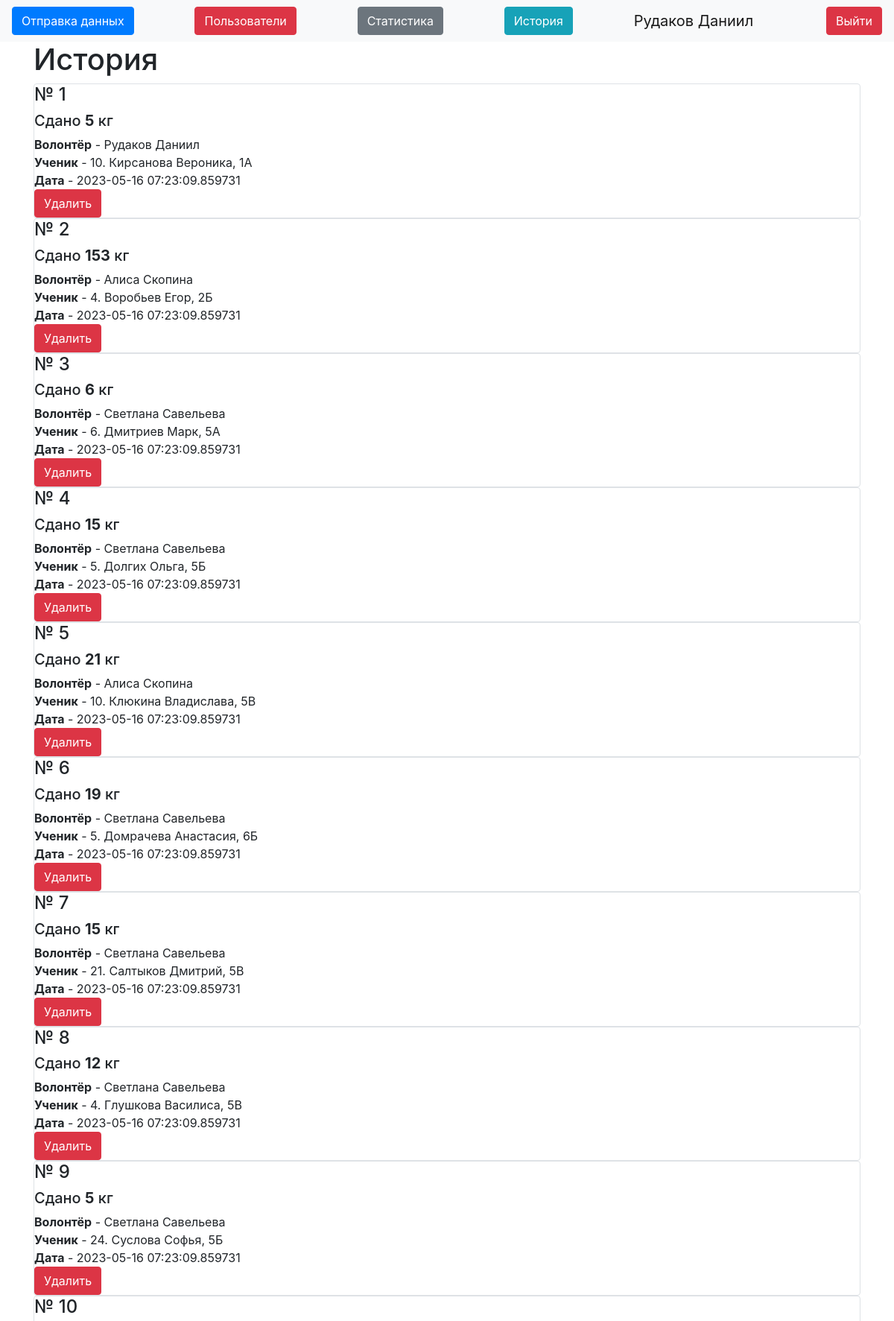
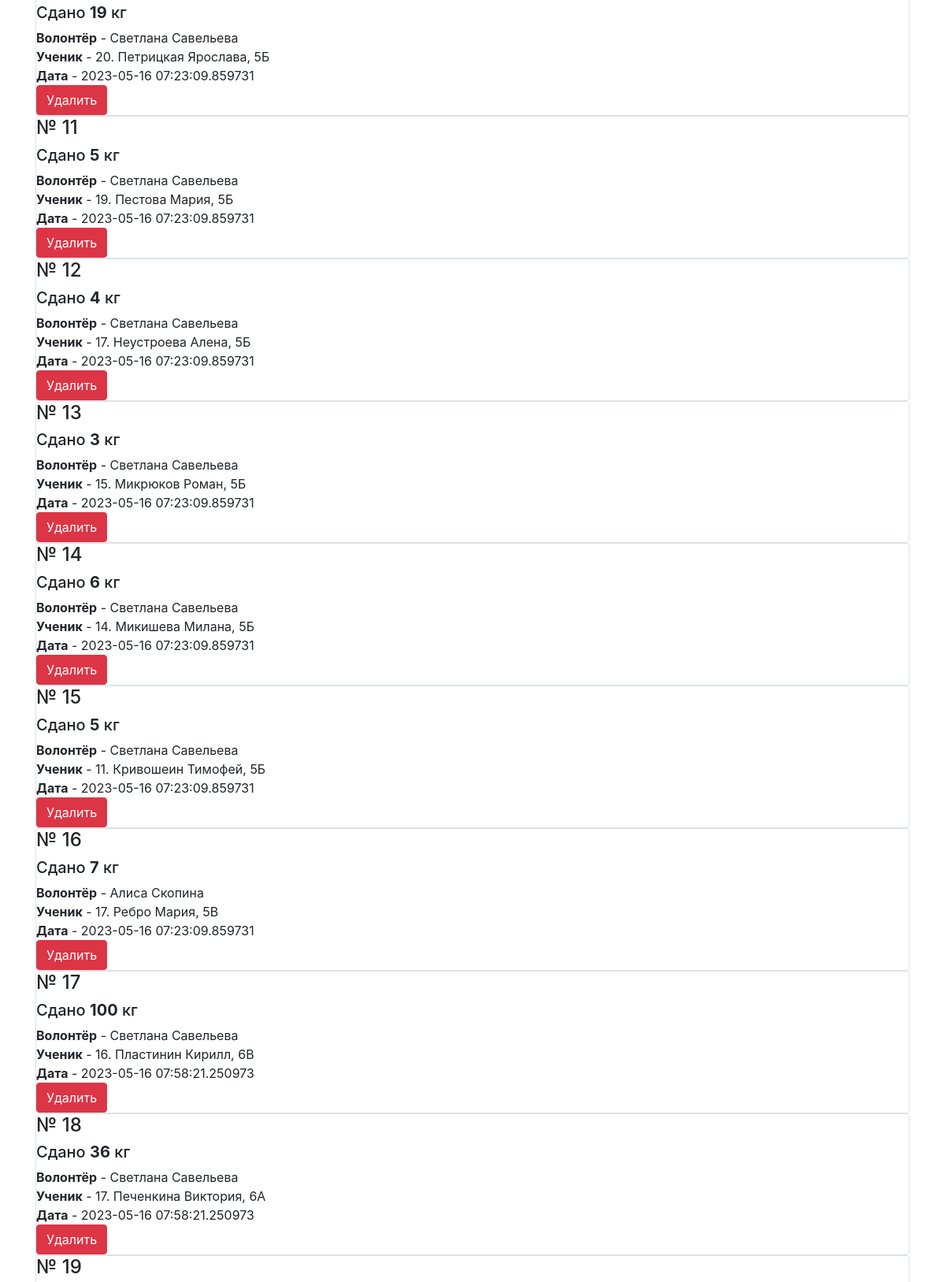
Screenshot of /history (signed in, upper part) with the database file from the repository (2 pictures, top to bottom).
### data/users.py (models this page shows, shortened)
class User(SqlAlchemyBase, UserMixin):
    __tablename__ = 'users'
    id = sqlalchemy.Column(sqlalchemy.Integer,
                           primary_key=True, autoincrement=True)
    name = sqlalchemy.Column(sqlalchemy.String, nullable=True)
    about = sqlalchemy.Column(sqlalchemy.String, nullable=True)
    email = sqlalchemy.Column(sqlalchemy.String,
                              index=True, unique=True, nullable=True)
    hashed_password = sqlalchemy.Column(sqlalchemy.String, nullable=True)
    is_admin = sqlalchemy.Column(sqlalchemy.Boolean)
    got = sqlalchemy.Column(sqlalchemy.Integer, default=0)
    got_pupils = sqlalchemy.Column(sqlalchemy.Integer, default=0)
    kilograms = orm.relationship("Kilograms", back_populates='user')

### data/kilograms.py (models this page shows)
class Kilograms(SqlAlchemyBase):
    __tablename__ = 'kilograms'
    id = sqlalchemy.Column(sqlalchemy.Integer,
                           primary_key=True, autoincrement=True)
    value = sqlalchemy.Column(sqlalchemy.Integer)
    created_date = sqlalchemy.Column(sqlalchemy.DateTime,
                                     default=(datetime.datetime.now() + datetime.timedelta(hours=3)))
    user_id = sqlalchemy.Column(sqlalchemy.Integer,
                                sqlalchemy.ForeignKey("users.id"))
    pupil_id = sqlalchemy.Column(sqlalchemy.Integer, sqlalchemy.ForeignKey("Pupils.id"))
    user = orm.relationship('User')
    pupil = orm.relationship("Pupils")

### data/Pupils.py (models this page shows)
class Pupils(SqlAlchemyBase):
    __tablename__ = 'Pupils'
    id = sqlalchemy.Column(sqlalchemy.Integer, autoincrement=True, primary_key=True)
    name = sqlalchemy.Column(sqlalchemy.String)
    value = sqlalchemy.Column(sqlalchemy.Integer, default=0)
    grade = sqlalchemy.Column(sqlalchemy.String)
    kilo = orm.relationship("Kilograms", back_populates="pupil")

### server.py (the view)
@app.route("/history")
def history():
    db_sess = db_session.create_session()
    kilo = db_sess.query(Kilograms)
    db_sess.close()
    return render_template("history.html", kilo=kilo)

### data/db_session.py (called while the page is built)
def create_session() -> Session:
    global __factory
    return __factory()

### server.py (called while the page is built)
@login_manager.user_loader # Декоратор для авторизации пользователей
def load_user(user_id):
    db_sess = db_session.create_session()
    user_id = db_sess.query(User).get(user_id)
    db_sess.close()
    return user_id

### templates/history.html
{% extends "base.html" %}
{% block content %}
{% if current_user.is_authenticated %}
<h1 xmlns="http://www.w3.org/1999/html">История</h1>
{% for item in kilo%}
<div class="col-md6 border rounded">
    <h4>№ {{item.id}}</h4>
    <h5>
        Сдано <b>{{item.value}}</b> кг
    </h5>
    <div>
        <b>Волонтёр</b> - {{item.user.name}}</br>
        <b>Ученик</b> - {{item.pupil.name}}, {{item.pupil.grade}}</br>
        <b>Дата</b> - {{item.created_date}}
    </div>
    {% if current_user.is_admin %}
    <a class="btn btn-danger" href="/kilo_delete/{{item.id}}">Удалить</a>
    {% endif %}
</div>
{% endfor %}
{% endif %}
{% endblock %}

### templates/base.html (shortened to what this page needs)
<!doctype html>
<html lang="en">
<head>
    <link rel="stylesheet"
          href="https://stackpath.bootstrapcdn.com/bootstrap/4.4.1/css/bootstrap.min.css"
>
</head>
<body>
<header>
    <nav class="navbar navbar-light bg-light">
        {% if current_user.is_authenticated %}
        <a type="button" class="btn btn-primary" href="/">Отправка данных</a>
        {% if current_user.is_admin %}
        <a class="btn btn-danger" href="/users">Пользователи</a>
        <a class="btn btn-secondary" href="/stats">Статистика</a>
        {% endif %}
        <a class="btn btn-info" href="/history">История</a>
        <a class="navbar-brand" href="">{{ current_user.name }}</a>
        <a class="btn btn-danger" href="/logout">Выйти</a>
        {% else %}
        <p>
            <a class="btn btn-success" href="/login">Войти</a>
        </p>
        {% endif %}
    </nav>
</header>
<main role="main" class="container">
    {% block content %}{% endblock %}
</main>
</body>
</html>

### rows the page displays
User: name "Рудаков Даниил"
Kilograms: id "1", value "5", user.name "Рудаков Даниил", pupil.name "10. Кирсанова Вероника", pupil.grade "1А", created_date "2023-05-16 07:23:09.859731"
Kilograms: id "2", value "153", user.name "Алиса Скопина", pupil.name "4. Воробьев Егор", pupil.grade "2Б", created_date "2023-05-16 07:23:09.859731"
Kilograms: id "3", value "6", user.name "Светлана Савельева", pupil.name "6. Дмитриев Марк", pupil.grade "5А", created_date "2023-05-16 07:23:09.859731"
Kilograms: id "4", value "15", user.name "Светлана Савельева", pupil.name "5. Долгих Ольга", pupil.grade "5Б", created_date "2023-05-16 07:23:09.859731"
Kilograms: id "5", value "21", user.name "Алиса Скопина", pupil.name "10. Клюкина Владислава", pupil.grade "5В", created_date "2023-05-16 07:23:09.859731"
Kilograms: id "6", value "19", user.name "Светлана Савельева", pupil.name "5. Домрачева Анастасия", pupil.grade "6Б", created_date "2023-05-16 07:23:09.859731"
Kilograms: id "7", value "15", user.name "Светлана Савельева", pupil.name "21. Салтыков Дмитрий", pupil.grade "5В", created_date "2023-05-16 07:23:09.859731"
Kilograms: id "8", value "12", user.name "Светлана Савельева", pupil.name "4. Глушкова Василиса", pupil.grade "5В", created_date "2023-05-16 07:23:09.859731"
Kilograms: id "9", value "5", user.name "Светлана Савельева", pupil.name "24. Суслова Софья", pupil.grade "5Б", created_date "2023-05-16 07:23:09.859731"
Kilograms: id "10", value "19", user.name "Светлана Савельева", pupil.name "20. Петрицкая Ярослава", pupil.grade "5Б", created_date "2023-05-16 07:23:09.859731"
Kilograms: id "11", value "5", user.name "Светлана Савельева", pupil.name "19. Пестова Мария", pupil.grade "5Б", created_date "2023-05-16 07:23:09.859731"
Kilograms: id "12", value "4", user.name "Светлана Савельева", pupil.name "17. Неустроева Алена", pupil.grade "5Б", created_date "2023-05-16 07:23:09.859731"
Kilograms: id "13", value "3", user.name "Светлана Савельева", pupil.name "15. Микрюков Роман", pupil.grade "5Б", created_date "2023-05-16 07:23:09.859731"
Kilograms: id "14", value "6", user.name "Светлана Савельева", pupil.name "14. Микишева Милана", pupil.grade "5Б", created_date "2023-05-16 07:23:09.859731"
Kilograms: id "15", value "5", user.name "Светлана Савельева", pupil.name "11. Кривошеин Тимофей", pupil.grade "5Б", created_date "2023-05-16 07:23:09.859731"
Kilograms: id "16", value "7", user.name "Алиса Скопина", pupil.name "17. Ребро Мария", pupil.grade "5В", created_date "2023-05-16 07:23:09.859731"
Kilograms: id "17", value "100", user.name "Светлана Савельева", pupil.name "16. Пластинин Кирилл", pupil.grade "6В", created_date "2023-05-16 07:58:21.250973"
Kilograms: id "18", value "36", user.name "Светлана Савельева", pupil.name "17. Печенкина Виктория", pupil.grade "6А", created_date "2023-05-16 07:58:21.250973"
Kilograms: id "19"
